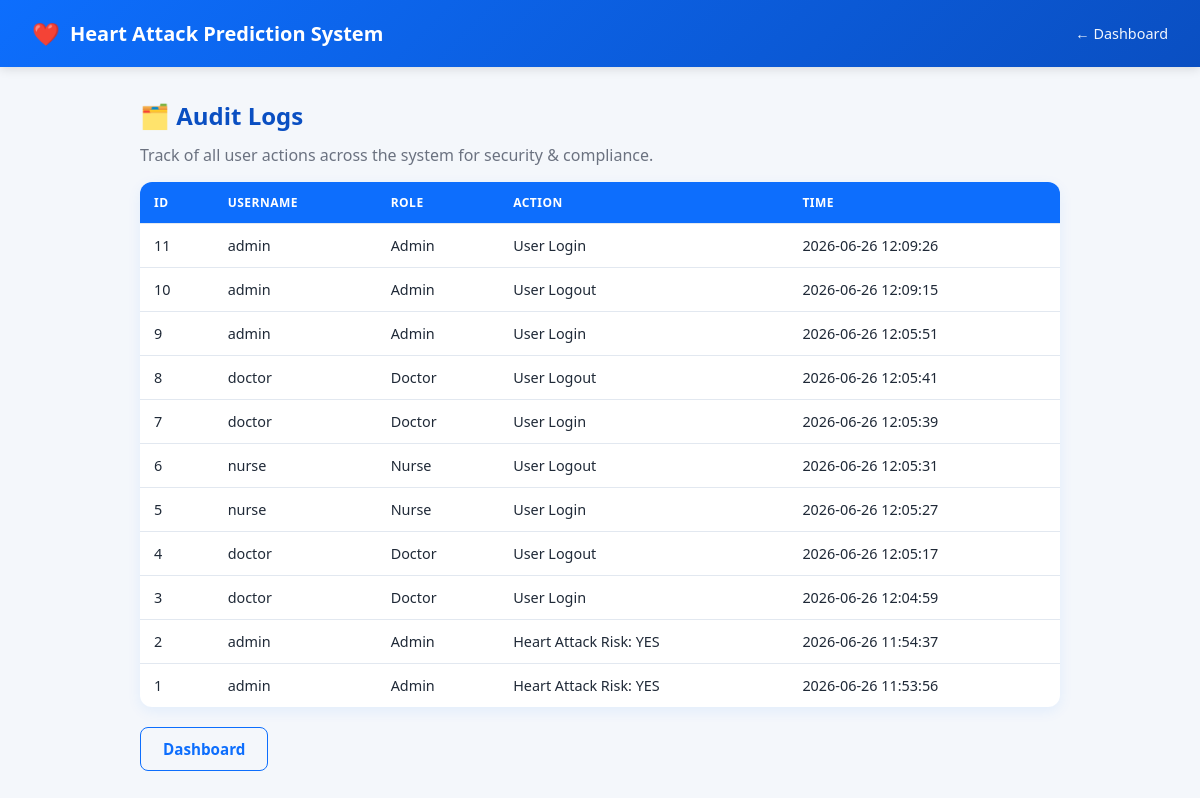
Page /logs (signed in) on the earlier database version.
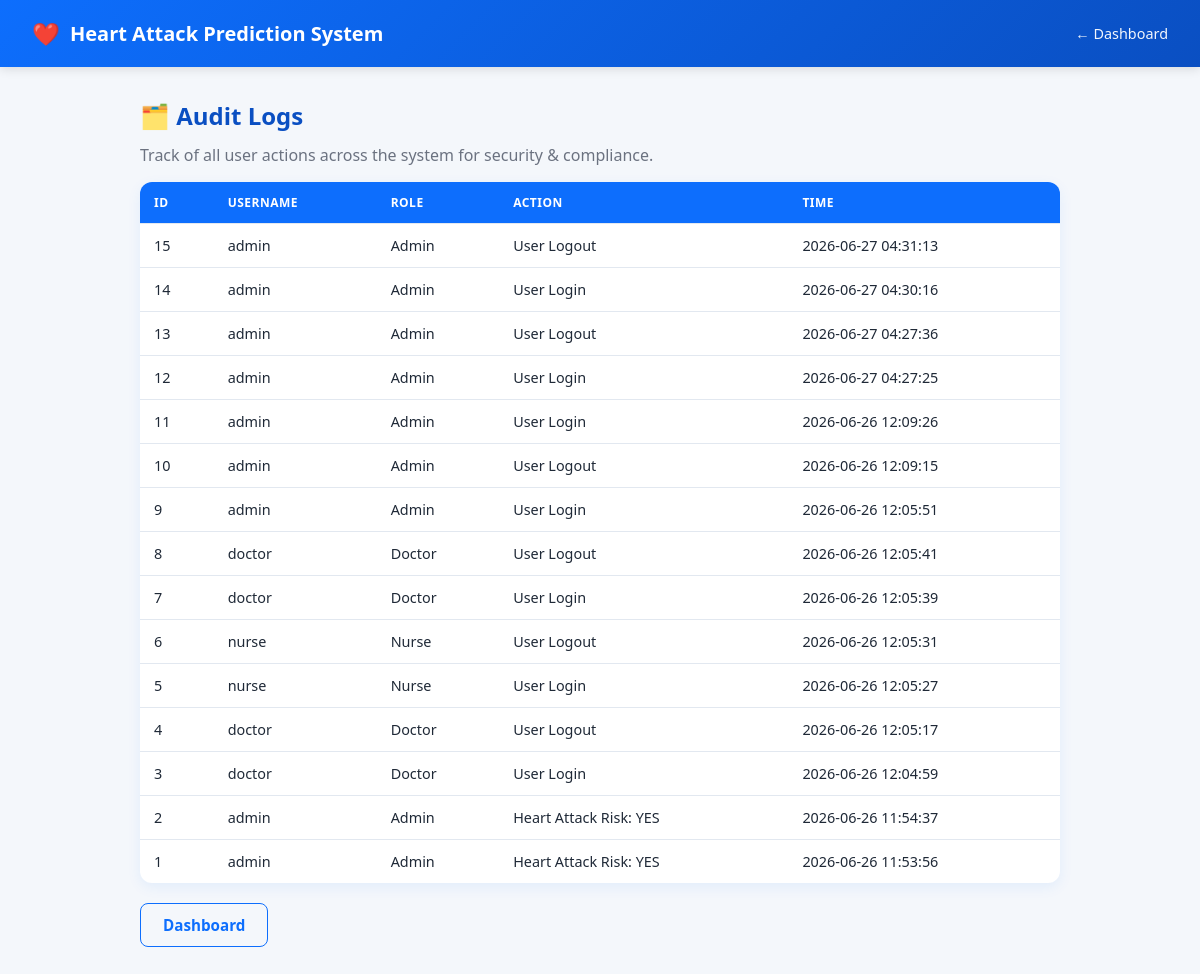
Same page on the later database version.
### tables this page shows
CREATE TABLE audit_logs(
    id INTEGER PRIMARY KEY AUTOINCREMENT,

    username TEXT,
    role TEXT,
    action TEXT,

    log_time TIMESTAMP DEFAULT CURRENT_TIMESTAMP
);

### app.py (the view)
@app.route("/logs")
def logs():
    if "username" not in session:
        return redirect(url_for("login"))
    if session["role"] != "Admin":
        return "Access Denied"
    conn = get_db_connection()
    logs = conn.execute(
        "SELECT * FROM audit_logs ORDER BY id DESC"
    ).fetchall()
    conn.close()
    return render_template(
        "logs.html",
        logs=logs
    )

### app.py (called while the page is built)
def get_db_connection():
    BASE_DIR = os.path.dirname(os.path.abspath(__file__))
    DB_PATH = os.path.join(
        BASE_DIR,
        "database",
        "ehr.db"
    )
    print("Database Path:", DB_PATH)
    conn = sqlite3.connect(DB_PATH)
    conn.row_factory = sqlite3.Row
    return conn

### templates/logs.html (shortened to what this page needs)
<!DOCTYPE html>
<html>
<head>
    <link rel="stylesheet" href="{{ url_for('static', filename='style.css') }}">
</head>
<body>
    <div class="topbar">
        <div class="brand"><span class="heart">❤️</span> Heart Attack Prediction System</div>
        <div class="user-info"><a href="/dashboard" style="color:#fff; text-decoration:none;">← Dashboard</a></div>
    </div>
    <div class="page-wrap">
        <h2>🗂️ Audit Logs</h2>
        <p style="color: var(--muted); margin-top:-8px;">Track of all user actions across the system for security &amp; compliance.</p>
        <table>
            <tr>
                <th>ID</th>
                <th>Username</th>
                <th>Role</th>
                <th>Action</th>
                <th>Time</th>
            </tr>
            {% for log in logs %}
            <tr>
                <td>{{ log.id }}</td>
                <td>{{ log.username }}</td>
                <td>{{ log.role }}</td>
                <td>{{ log.action }}</td>
                <td>{{ log.log_time }}</td>
            </tr>
            {% endfor %}
        </table>
        <div class="actions-row">
            <a href="/dashboard" class="btn btn-outline">Dashboard</a>
        </div>
    </div>
</body>
</html>

### static/style.css (style rules this page uses)
:root { --primary: #0d6efd; --primary-dark: #0a4fc2; --accent: #e63946; --bg: #f4f7fb; --card-bg: #ffffff; --text: #1f2937; --muted: #6b7280; --border: #e2e8f0; --success: #198754; --radius: 12px; --shadow: 0 4px 14px rgba(13, 110, 253, 0.08); }
* { box-sizing: border-box; }
body { margin: 0; font-family: "Segoe UI", Roboto, Arial, sans-serif; background: var(--bg); color: var(--text); }
.topbar { background: linear-gradient(135deg, var(--primary), var(--primary-dark)); color: #fff; padding: 18px 32px; display: flex; align-items: center; justify-content: space-between; box-shadow: 0 2px 10px rgba(0,0,0,0.12); }
.topbar .brand { display: flex; align-items: center; gap: 10px; font-size: 1.25rem; font-weight: 600; }
.topbar .brand .heart { font-size: 1.4rem; }
.topbar .user-info { font-size: 0.9rem; text-align: right; opacity: 0.95; }
.page-wrap { max-width: 960px; margin: 0 auto; padding: 32px 20px 60px; }
h2 { color: var(--primary-dark); margin-top: 0; }
button[type="submit"], .btn { background: var(--primary); color: #fff; border: none; padding: 11px 22px; border-radius: 8px; font-size: 0.95rem; font-weight: 600; cursor: pointer; transition: background 0.15s, transform 0.1s; display: inline-block; text-decoration: none; }
.btn-outline { background: transparent; color: var(--primary); border: 1px solid var(--primary); }
table { width: 100%; border-collapse: collapse; background: var(--card-bg); border-radius: var(--radius); overflow: hidden; box-shadow: var(--shadow); }
th, td { padding: 12px 14px; text-align: left; border-bottom: 1px solid var(--border); font-size: 0.9rem; }
th { background: var(--primary); color: #fff; font-weight: 600; text-transform: uppercase; font-size: 0.75rem; letter-spacing: 0.5px; }
tr:last-child td { border-bottom: none; }
.actions-row { margin-top: 20px; display: flex; gap: 12px; flex-wrap: wrap; }

Differences in the rows shown:
added audit_logs: id "15", username "admin", role "Admin", action "User Logout", log_time "2026-06-27 04:31:13"
added audit_logs: id "14", username "admin", role "Admin", action "User Login", log_time "2026-06-27 04:30:16"
added audit_logs: id "13", username "admin", role "Admin", action "User Logout", log_time "2026-06-27 04:27:36"
added audit_logs: id "12", username "admin", role "Admin", action "User Login", log_time "2026-06-27 04:27:25"
